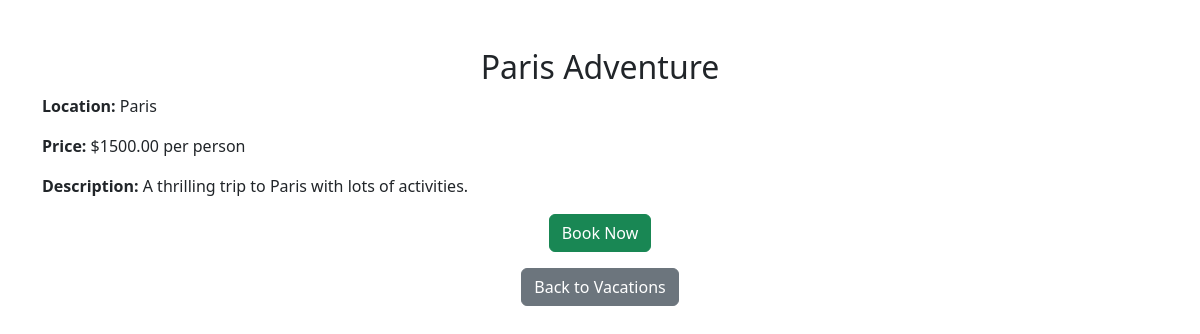
Before: /vacationdetail.php?vacation=Paris+Adventure with the older database file.
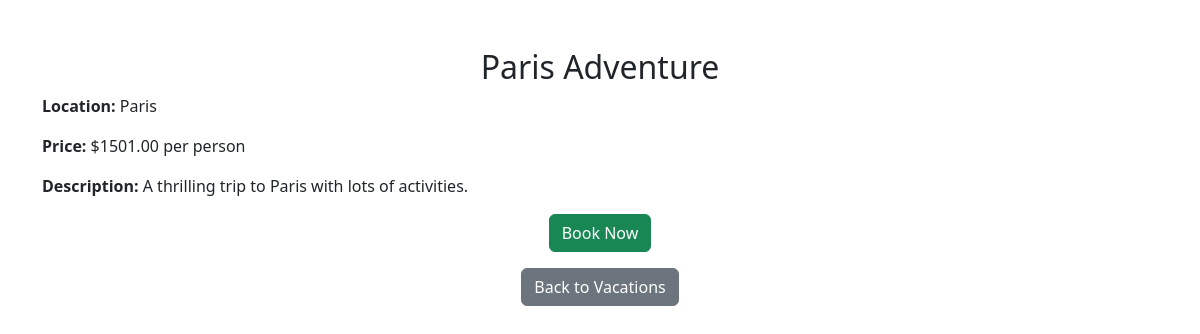
After: the same page with the newer database file.
### tables this page shows
CREATE TABLE `vacation` (
  `VacationID` int(11) NOT NULL,
  `Title` varchar(100) NOT NULL,
  `Description` text NOT NULL,
  `Price` decimal(10,2) NOT NULL,
  `Destination` varchar(100) NOT NULL,
  `Itinerary` text DEFAULT NULL,
  `Activities` text DEFAULT NULL,
  `AvailableDates` date DEFAULT NULL,
  `Category` varchar(50) DEFAULT NULL,
  `AdminID` int(11) NOT NULL
);

### vacationdetail.php (the view, shortened to what this page needs)
<?php
include 'db.php';
$requestedVacation = $_GET['vacation'] ?? '';
if ($requestedVacation) {
    $stmt = $pdo->prepare("SELECT title, description, price, destination FROM vacation WHERE title = :title");
    $stmt->execute(['title' => $requestedVacation]);
    $foundVacation = $stmt->fetch(PDO::FETCH_ASSOC);
} else {
    $foundVacation = false;
}
if ($foundVacation) {
    $vacationTitle = $foundVacation['title'];
    $vacationDescription = $foundVacation['description'];
    $vacationPrice = $foundVacation['price'];
    $vacationDestination = $foundVacation['destination'];
} else {
    $vacationTitle = "Vacation Not Found";
    $vacationDescription = "The vacation you are looking for does not exist.";
    $vacationPrice = "";
    $vacationDestination = "";
}
?>
<!DOCTYPE html>
<html lang="en">
<head>
    <link href="https://cdn.jsdelivr.net/npm/bootstrap@5.3.0/dist/css/bootstrap.min.css" rel="stylesheet">
</head>
<body>
    <div class="container mt-5">
        <h2 class="text-center"><?php echo htmlspecialchars($vacationTitle); ?></h2>
        <p><strong>Location:</strong> <?php echo htmlspecialchars($vacationDestination); ?></p>
        <p><strong>Price:</strong> $<?php echo htmlspecialchars($vacationPrice); ?> per person</p>
        <p><strong>Description:</strong> <?php echo htmlspecialchars($vacationDescription); ?></p>
        <div class="text-center">
            <form action="confirmBooking.php" method="POST">
                <button type="submit" class="btn btn-success">Book Now</button>
            </form>
            <a href="vacations.php" class="btn btn-secondary mt-3">Back to Vacations</a>
        </div>
    </div>
</body>
</html>

Changed rows visible on the page:
changed vacation "Paris Adventure": Price "1500.00" → "1501.00"
